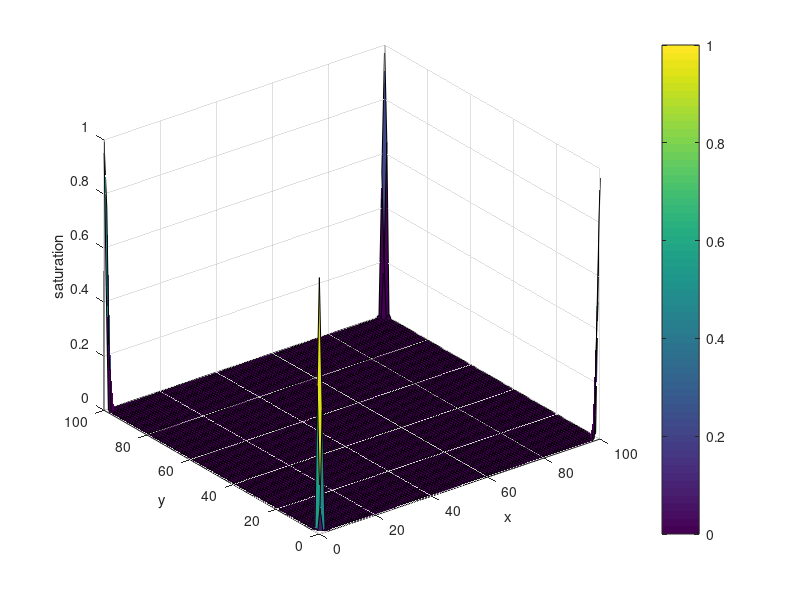
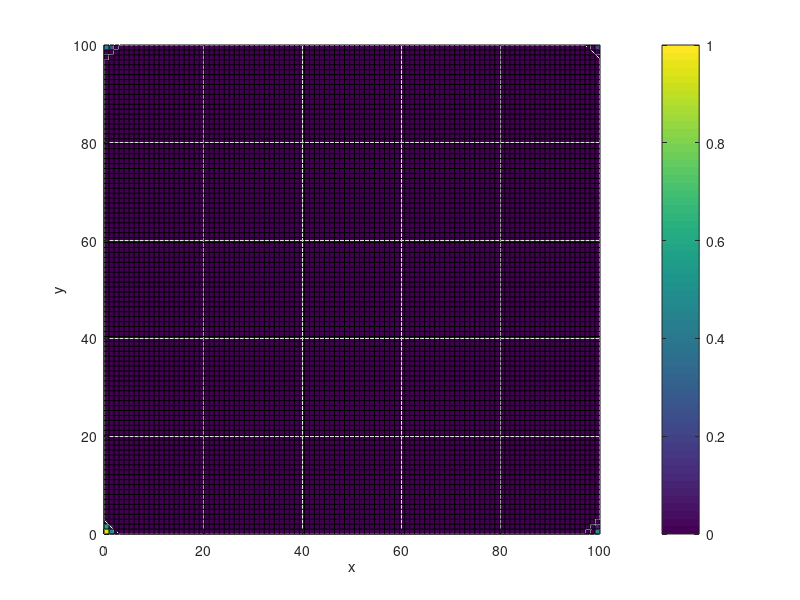

MATLAB code for these plots, in order:
clear;
close;
clc;
%Nicholas de Almeida Pinto
%Simulador hibrido TVD com função phi do NonStandard substituindo o *[delt t/delt x] (do método TVD)

disp('Simulador TVD/NonStandard Hibrido Bifasico 2D');
disp('---------------------------------------------');
%VALORES INICIAIS 
N1 = 100;
alpha = 2;
alpha = input('Alpha(2, 2.08, 2.97): ');
t = input('Tempo: ');
disp('    INJECAO')
disp('1 none   2 poco')
disp('3 line   4 duplo')
disp('5 five')
injecao = input('--> ');
disp('      POROSIDADE')
% disp('[0;1] Cte      2 Circulo')
% disp('3 Labirinto    4 Espiral')
% disp('5 Retangulos   6 rand')
porosidade = input('--> ');
maxp = 1;
minp = 0.4;
miw = 1;
mio = 1;
deltx = 5;
delty = 5;
deltt = 2;

%VARIAVEIS
Sw(1:N1,1:N1,1:t) = 0;
Ax(1:N1,1:N1) = 0;
Ay(1:N1,1:N1) = 0;
Bx(1:N1,1:N1) = 0;
By(1:N1,1:N1) = 0;
Anx(1:N1,1:N1) = 0;
Any(1:N1,1:N1) = 0;
Bnx(1:N1,1:N1) = 0;
Bny(1:N1,1:N1) = 0;
Fx(1:N1,1:N1) = 0;
Fy(1:N1,1:N1) = 0;
phi(1:N1,1:N1) = 0; 

phix=(1/(2*alpha))*((1-exp(-alpha*deltt/deltx)));
phiy=(1/(2*alpha))*((1-exp(-alpha*deltt/delty)));

%POROSIDADE
for x = 1:1:N1
    for y = 1:1:N1
        if porosidade > 1 %rand
            phi(x,y) = rand(1);
            while phi(x,y) > maxp || phi(x,y) < minp
                phi(x,y) = rand(1);
            end
        else %const
            phi(x,y) = porosidade;
        end
    end 
end

%INJECAO COM 1 PULSO
if injecao == 1
    Sw(1,N1/2,1) = 1;
end

%COMECO DO TEMPO E LOADING
disp('---------------------------------------------');
disp('Loading...')
for j=1:1:t-1 %pois o Sw eh calculado para o proximo tempo (j+1)
    if rem(j,10) == 0
        ja = 100*j/t;
        fprintf('%f', ja); disp('%');
    end
    
    inicio = 1; %para analisar quanto foi injetado
    for x = 1:1:N1
        for y = 1:1:N1
            
            %INJECAO
            if injecao == 2 %Poco
                inicio = inicio + (1-Sw(N1/2,N1/2,j));
                Sw(N1/2,N1/2,j) = 1;
            elseif injecao == 3 %line
                Sw(1,1:N1,j) = 1;
            elseif injecao == 4 %duo
                Sw(N1/4,N1/4,j) = 1;
                Sw(N1-N1/4,N1-N1/4,j) = 1;
            elseif injecao == 5 %five spot
                Sw(1,1,j) = 1;
                Sw(N1,1,j) = 1;
                Sw(1,N1,j) = 1;
                Sw(N1,N1,j) = 1;
            end
            
            %CONTAS
            if x > 2 && x < N1
                Ax(x,y) = Sw(x-1,y,j) + 0.5*(Sw(x,y,j) - Sw(x-1,y,j))* max(0, min(1,(Sw(x-1,y,j) - Sw(x-2,y,j))/(Sw(x,y,j) - Sw(x-1,y,j))));
                Bx(x,y) = Sw(x,y,j) + 0.5*(Sw(x+1,y,j) - Sw(x,y,j))* max(0, min(1,(Sw(x,y,j) - Sw(x-1,y,j))/(Sw(x+1,y,j) - Sw(x,y,j))));
                
                Anx(N1+1-x,N1+1-y) = Sw(N1+1-x+1,N1+1-y,j) + 0.5*(Sw(N1+1-x,N1+1-y,j) - Sw(N1+1-x+1,N1+1-y,j))* max(0, min(1,(Sw(N1+1-x+1,N1+1-y,j) - Sw(N1+1-x+2,N1+1-y,j))/(Sw(N1+1-x,N1+1-y,j) - Sw(N1+1-x+1,N1+1-y,j))));
                Bnx(N1+1-x,N1+1-y) = Sw(N1+1-x,N1+1-y,j) + 0.5*(Sw(N1+1-x-1,N1+1-y,j) - Sw(N1+1-x,N1+1-y,j))* max(0, min(1,(Sw(N1+1-x,N1+1-y,j) - Sw(N1+1-x+1,N1+1-y,j))/(Sw(N1+1-x-1,N1+1-y,j) - Sw(N1+1-x,N1+1-y,j))));
            elseif x == 1
                Ax(x,y) = Sw(x,y,j);
                Bx(x,y) = Sw(x,y,j) + 0.5*(Sw(x+1,y,j) - Sw(x,y,j))* max(0, min(1,(Sw(x,y,j) - Sw(x,y,j))/(Sw(x+1,y,j) - Sw(x,y,j))));
                
                Anx(N1+1-x,N1+1-y) = Sw(N1+1-x,N1+1-y,j);
                Bnx(N1+1-x,N1+1-y) = Sw(N1+1-x,N1+1-y,j) + 0.5*(Sw(N1+1-x-1,N1+1-y,j) - Sw(N1+1-x,N1+1-y,j))* max(0, min(1,(Sw(N1+1-x,N1+1-y,j) - Sw(N1+1-x,N1+1-y,j))/(Sw(N1+1-x-1,N1+1-y,j) - Sw(N1+1-x,N1+1-y,j))));
            elseif x == 2
                Ax(x,y) = Sw(x-1,y,j) + 0.5*(Sw(x,y,j) - Sw(x-1,y,j))* max(0, min(1,0));
                Bx(x,y) = Sw(x,y,j) + 0.5*(Sw(x+1,y,j) - Sw(x,y,j))* max(0, min(1,(Sw(x,y,j) - Sw(x-1,y,j))/(Sw(x+1,y,j) - Sw(x,y,j))));
            
                Anx(N1+1-x,N1+1-y) = Sw(N1+1-x+1,N1+1-y,j) + 0.5*(Sw(N1+1-x,N1+1-y,j) - Sw(N1+1-x+1,N1+1-y,j))* max(0, min(1,0));
                Bnx(N1+1-x,N1+1-y) = Sw(N1+1-x,N1+1-y,j) + 0.5*(Sw(N1+1-x-1,N1+1-y,j) - Sw(N1+1-x,N1+1-y,j))* max(0, min(1,(Sw(N1+1-x,N1+1-y,j) - Sw(N1+1-x+1,N1+1-y,j))/(Sw(N1+1-x-1,N1+1-y,j) - Sw(N1+1-x,N1+1-y,j))));
            elseif x == N1
                Ax(x,y) = Sw(x-1,y,j) + 0.5*(Sw(x,y,j) - Sw(x-1,y,j))* max(0, min(1,(Sw(x-1,y,j) - Sw(x-2,y,j))/(Sw(x,y,j) - Sw(x-1,y,j))));
                Bx(x,y) = Sw(x,y,j);
                
                Anx(N1+1-x,N1+1-y) = Sw(N1+1-x+1,N1+1-y,j) + 0.5*(Sw(N1+1-x,N1+1-y,j) - Sw(N1+1-x+1,N1+1-y,j))* max(0, min(1,(Sw(N1+1-x+1,N1+1-y,j) - Sw(N1+1-x+2,N1+1-y,j))/(Sw(N1+1-x,N1+1-y,j) - Sw(N1+1-x+1,N1+1-y,j))));
                Bnx(N1+1-x,N1+1-y) = Sw(N1+1-x,N1+1-y,j);
            end
            
            if y > 2 && y < N1
                Ay(x,y) = Sw(x,y-1,j) + 0.5*(Sw(x,y,j) - Sw(x,y-1,j))* max(0, min(1,(Sw(x,y-1,j) - Sw(x,y-2,j))/(Sw(x,y,j) - Sw(x,y-1,j))));
                By(x,y) = Sw(x,y,j) + 0.5*(Sw(x,y+1,j) - Sw(x,y,j))* max(0, min(1,(Sw(x,y,j) - Sw(x,y-1,j))/(Sw(x,y+1,j) - Sw(x,y,j))));
                
                Any(N1+1-x,N1+1-y) = Sw(N1+1-x,N1+1-y+1,j) + 0.5*(Sw(N1+1-x,N1+1-y,j) - Sw(N1+1-x,N1+1-y+1,j))* max(0, min(1,(Sw(N1+1-x,N1+1-y+1,j) - Sw(N1+1-x,N1+1-y+2,j))/(Sw(N1+1-x,N1+1-y,j) - Sw(N1+1-x,N1+1-y+1,j))));
                Bny(N1+1-x,N1+1-y) = Sw(N1+1-x,N1+1-y,j) + 0.5*(Sw(N1+1-x,N1+1-y-1,j) - Sw(N1+1-x,N1+1-y,j))* max(0, min(1,(Sw(N1+1-x,N1+1-y,j) - Sw(N1+1-x,N1+1-y+1,j))/(Sw(N1+1-x,N1+1-y-1,j) - Sw(N1+1-x,N1+1-y,j))));
            elseif y == 1
                Ay(x,y) = Sw(x,y,j);
                By(x,y) = Sw(x,y,j) + 0.5*(Sw(x,y+1,j) - Sw(x,y,j))* max(0, min(1,(Sw(x,y,j) - Sw(x,y,j))/(Sw(x,y+1,j) - Sw(x,y,j))));
                
                Any(N1+1-x,N1+1-y) = Sw(N1+1-x,N1+1-y,j);
                Bny(N1+1-x,N1+1-y) = Sw(N1+1-x,N1+1-y,j) + 0.5*(Sw(N1+1-x,N1+1-y-1,j) - Sw(N1+1-x,N1+1-y,j))* max(0, min(1,(Sw(N1+1-x,N1+1-y,j) - Sw(N1+1-x,N1+1-y,j))/(Sw(N1+1-x,N1+1-y-1,j) - Sw(N1+1-x,N1+1-y,j))));
            elseif y == 2
                Ay(x,y) = Sw(x,y-1,j) + 0.5*(Sw(x,y,j) - Sw(x,y-1,j))* max(0, min(1,0));
                By(x,y) = Sw(x,y,j) + 0.5*(Sw(x,y+1,j) - Sw(x,y,j))* max(0, min(1,(Sw(x,y,j) - Sw(x,y-1,j))/(Sw(x,y+1,j) - Sw(x,y,j))));
                
                Any(N1+1-x,N1+1-y) = Sw(N1+1-x,N1+1-y+1,j) + 0.5*(Sw(N1+1-x,N1+1-y,j) - Sw(N1+1-x,N1+1-y+1,j))* max(0, min(1,0));
                Bny(N1+1-x,N1+1-y) = Sw(N1+1-x,N1+1-y,j) + 0.5*(Sw(N1+1-x,N1+1-y-1,j) - Sw(N1+1-x,N1+1-y,j))* max(0, min(1,(Sw(N1+1-x,N1+1-y,j) - Sw(N1+1-x,N1+1-y+1,j))/(Sw(N1+1-x,N1+1-y-1,j) - Sw(N1+1-x,N1+1-y,j))));
            elseif y == N1
                Ay(x,y) = Sw(x,y-1,j) + 0.5*(Sw(x,y,j) - Sw(x,y-1,j))* max(0, min(1,(Sw(x,y-1,j) - Sw(x,y-2,j))/(Sw(x,y,j) - Sw(x,y-1,j))));
                By(x,y) = Sw(x,y,j);
                
                Any(N1+1-x,N1+1-y) = Sw(N1+1-x,N1+1-y+1,j) + 0.5*(Sw(N1+1-x,N1+1-y,j) - Sw(N1+1-x,N1+1-y+1,j))* max(0, min(1,(Sw(N1+1-x,N1+1-y+1,j) - Sw(N1+1-x,N1+1-y+2,j))/(Sw(N1+1-x,N1+1-y,j) - Sw(N1+1-x,N1+1-y+1,j))));
                Bny(N1+1-x,N1+1-y) = Sw(N1+1-x,N1+1-y,j);
            end
        end
    end
    
    for x = 1:1:N1
        for y = 1:1:N1
            %CONDICOES PARA AVANCO E RECUO
            if (x>1) && (Sw(x,y,j) < Sw(x-1,y,j))
                Anx(x,y) = 0;
                Bnx(x,y) = 0;
            elseif (x>1)
                Ax(x,y) = 0;
                Bx(x,y) = 0;
            end
            
            if (y>1) && (Sw(x,y,j) < Sw(x,y-1,j))
                Any(x,y) = 0;
                Bny(x,y) = 0;
            elseif (y>1)
                Ay(x,y) = 0;
                By(x,y) = 0;
            end
            
            %EQUACAO DE FLUXO
            Fx(x,y) = (Ax(x,y)^2/((Ax(x,y)^2)+((1-Ax(x,y))^2)*miw/mio)) - (Bx(x,y)^2/((Bx(x,y)^2) + ((1-Bx(x,y))^2)*miw/mio)) + (Anx(x,y)^2/((Anx(x,y)^2)+((1-Anx(x,y))^2)*miw/mio)) - (Bnx(x,y)^2/((Bnx(x,y)^2)+((1-Bnx(x,y))^2)*miw/mio));
            Fy(x,y) = (Ay(x,y)^2/((Ay(x,y)^2)+((1-Ay(x,y))^2)*miw/mio)) - (By(x,y)^2/((By(x,y)^2) + ((1-By(x,y))^2)*miw/mio)) + (Any(x,y)^2/((Any(x,y)^2)+((1-Any(x,y))^2)*miw/mio)) - (Bny(x,y)^2/((Bny(x,y)^2)+((1-Bny(x,y))^2)*miw/mio));
            
            %EQUACAO DA SATURACAO
            Sw(x,y,j+1) = Sw(x,y,j) + (Fx(x,y)*phix + Fy(x,y)*phiy)/phi(x,y);
       end
    end
   
    
    
end

%AGUA NO RESERVATORIO
r = 0;
for x = 1:1:N1
    for y = 1:1:N1
        r = r+Sw(x,y,t);
    end
end
fprintf ('Volume de agua injetado %f= ', inicio);
fprintf ('\nVolume de agua no reservatorio %f= ', r);

%NUMERO DE VARIAVEIS
n = N1*N1*t + N1*N1*11;
fprintf('\nAproximadamente %f variaveis\n', n);
disp('-------------------------');

%GRAFICOS
figure (1)
R=linspace(0,N1,N1);
surf(R,R,Sw(:,:,t))
colorbar
xlabel('x')
ylabel('y')
zlabel('saturation')

for j = 1:1:t
    figure (2)
    surf(R,R,Sw(:,:,j));
    az = 0;
    el = 90;
    view(az, el);
    colorbar
    anima(j) = getframe;
    xlabel('x')
    ylabel('y')
    zlabel('saturation')
end
movie(anima, 10, 30)
%^^^^^^^^^^^^^^^^^^^^^^^^^^^^^^^^^^^^^^^^^^^^^^^^^^^^^^^^^^^^^^^^^^^^^^^^^^
